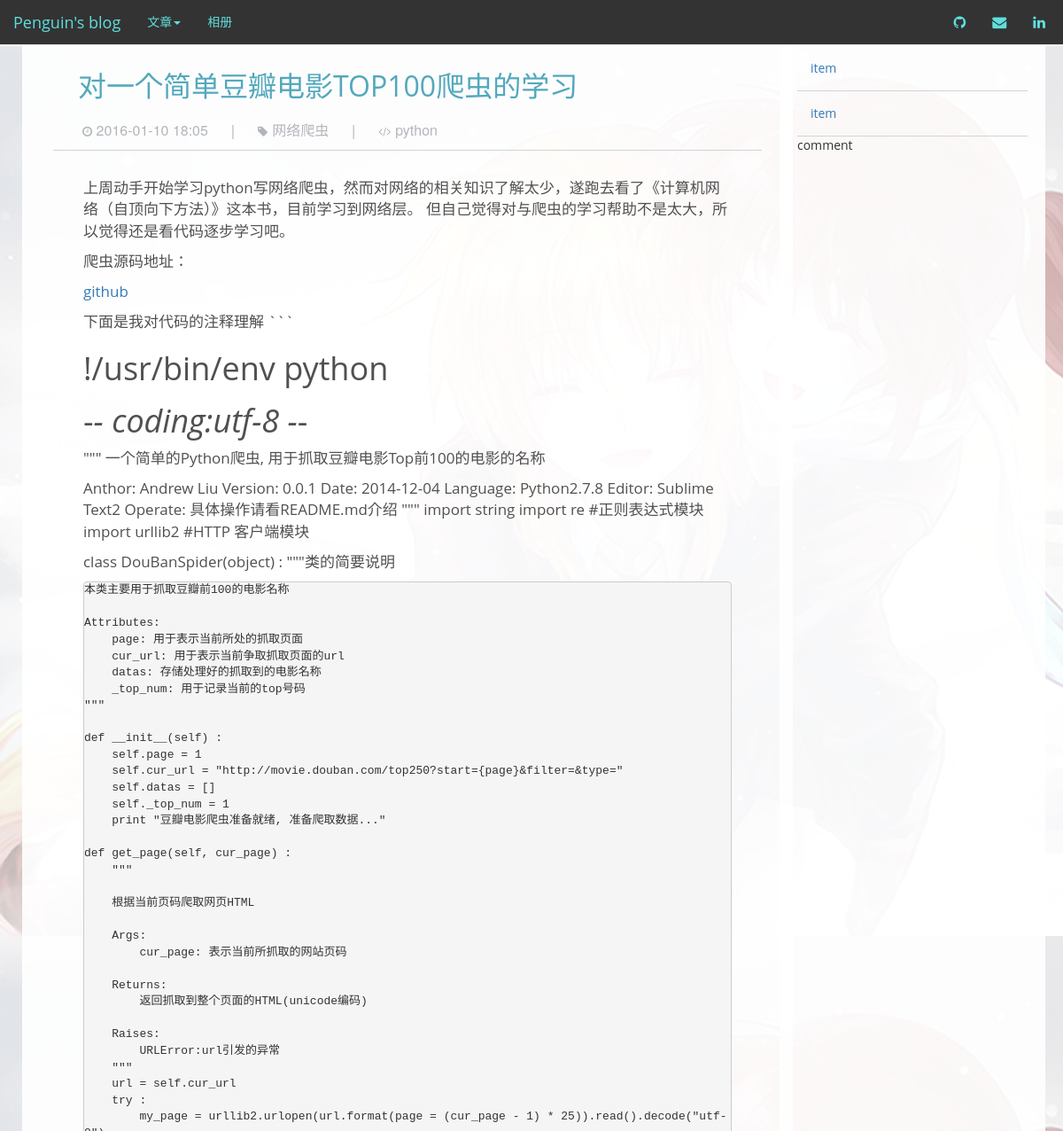
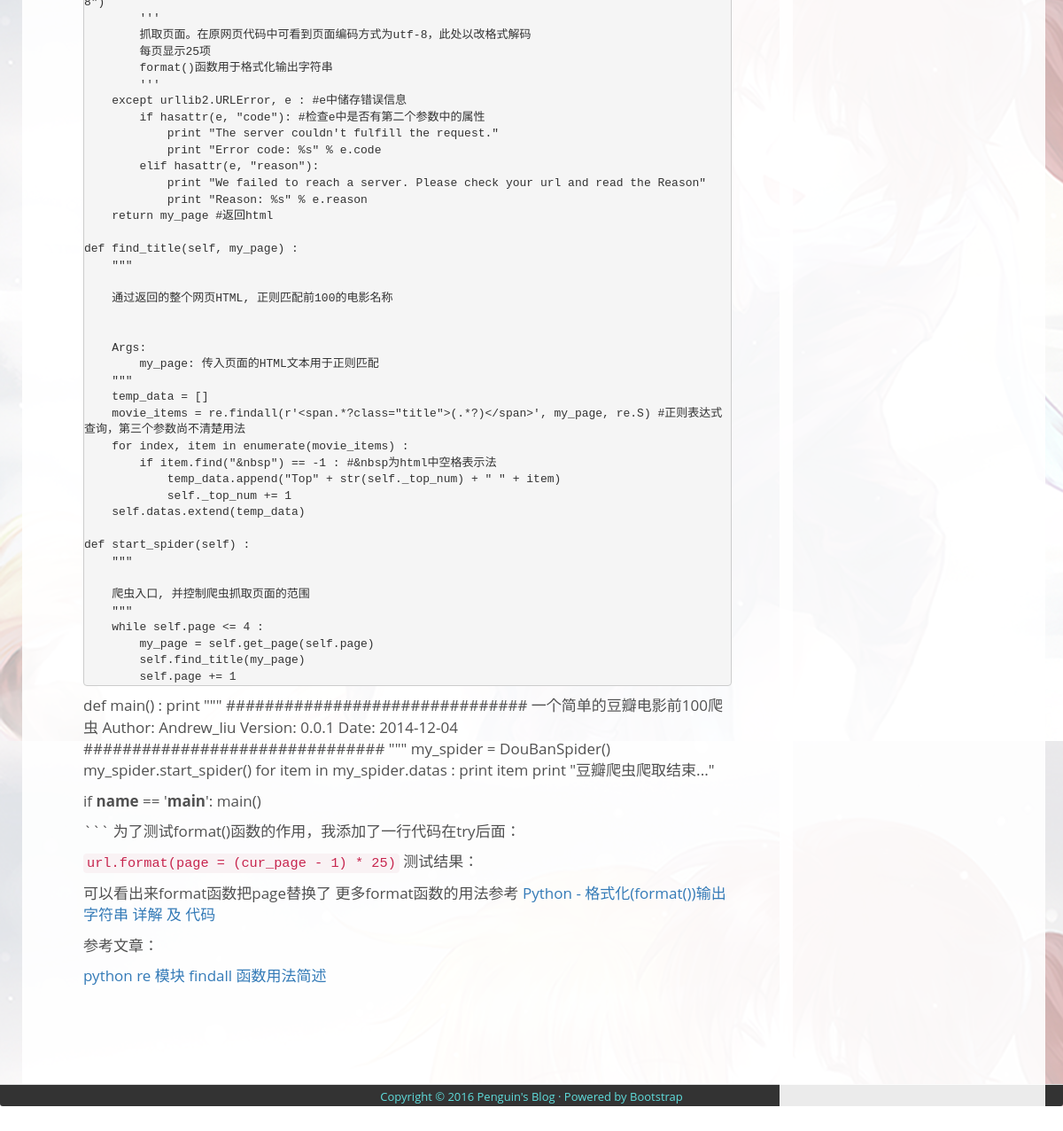
Page /post/7 on the committed database (2 pictures, top to bottom).
### app/models.py (models this page shows)
class Post(db.Model):
    id = db.Column(db.Integer, primary_key=True)
    title = db.Column(db.String)
    body = db.Column(db.String)
    timestamp = db.Column(db.String)
    tag = db.Column(db.String)
    info = db.Column(db.String)
    body_markdown = db.Column(db.String)
    counter = db.Column(db.Integer)
    lan_used = db.Column(db.String)

### app/views.py (the view)
@app.route('/post/<post_id>')
def post(post_id):
    post = db.session.query(Post).filter(Post.id == post_id).first()
    html_txt = markdown.markdown(post.body_markdown)
    post.body = html_txt
    db.session.add(post)
    db.session.commit()
    return render_template('post.html',
                           post = post)

### app/views.py (called while the page is built)
@app.before_request #register a function to run before every request
def before_request():
    g.user = current_user
    if g.user.is_authenticated:
        g.user.last_seen = datetime.utcnow()
        db.session.add(g.user)
        db.session.commit()

### app/templates/post.html
{% extends "base.html" %}
{% block content %}
<div>
    <div class="post">
        <div class="post-header">
            <div class="post-title">{{post.title}}</div>
            <div class="post-header-buttom">
                <div class="post-timestamp"> {{post.timestamp}}</div>
                <div class="post-header-buttom-divider">|</div>
                <div class="post-tag">{{post.tag}}</div>
                <div class="post-header-buttom-divider">|</div>
                <div class="post-lan">{{post.lan_used}}</div>
            </div>
        </div>
        <div class="post-body font-kai">
            {{post.body | safe}}
        </div>
    </div>
</div>
{% endblock %}

### app/static/custom.css (style rules this page uses)
body { z-index: 0; font-family: 'Open Sans','Helvetica Neue',Arial,'Hiragino Sans GB','Microsoft YaHei','WenQuanYi Micro Hei',sans-serif; }
.post { margin: 10px; padding: 10px; padding-bottom: 100px; }
.post-header, .post-body { padding-left: 2em; padding-right: 2em; }
.post-header { display: block; color: #333; margin: 0; line-height: 20px; border-bottom: solid 1px #cfd2d8; }
.post-title { display: block; font-size: xx-large; color: #52a8bc; font-weight: 500; }
.post-header-buttom { display: block; padding-left: 5px; padding-top: 10px; padding-bottom: 10px; min-height: 30px; }
.post-timestamp:before { font-family: FontAwesome; content: "\f017"; font-size: small; }
.post-tag:before { font-family: FontAwesome; content: "\f02b"; font-size: small; padding-right: 5px; }
.post-lan:before { font-family: FontAwesome; content: "\f121"; font-size: small; padding-right: 5px; }
.post-timestamp, .post-tag, .post-lan { display: inline-block; padding: 20px; padding-bottom: 0px; font-size: medium; font-family: "Helvetica Neue", Helvetica, Arial, sans-serif; color: #b2b5ba; }
.post-timestamp { padding-left: 0px; }
.post-header-buttom-divider { display: inline-block; font-size: medium; color: #b2b5ba; }
.post-body { padding-top: 30px; padding-left: 2em; padding-right: 2em; font-size: 17px; font-weight: 400; color: #505050; }
pre { padding: 0px; }

### rows in the picture
Post: title "对一个简单豆瓣电影TOP100爬虫的学习", timestamp "2016-01-10 18:05", tag "网络爬虫", lan_used "python", body "上周动手开始学习python写网络爬虫，然而对网络的相关知识了解太少，遂跑去看了《计算机网络（自顶向下方法）》这本书，目前学习到网络层。 但自己觉得对与爬虫的学习帮助不是太大，所以觉得还是看代码逐步学习吧。 爬虫源码地址： github 下面是我对代码的注释理解 ``` !/usr/bin/env python - - coding:utf-8 - - \"\"\" 一个简单的Python爬虫, 用于抓取豆瓣电影Top前100的电影的名称 Anthor: Andrew Liu Version: 0.0.1 Date: 2014-12-04 Language: Python2.7.8 Editor: Sublime Text2 Operate: 具体操作请看README.md介绍 \"\"\" import string import re #正则表达式模块 import urllib2 #HTTP 客户端模块 class DouBanSpider(object) : \"\"\"类的简要说明 本类主要用于抓取豆瓣前100的电影名称 Attributes: page: 用于表示当前所处的抓取页面 cur_url: 用于表示当前争取抓取页面的url datas: 存储处理好的抓取到的电影名称 _top_num: 用于记录当前的top号码 \"\"\" def __init__(self) : self.page = 1 self.cur_url = \"http://movie.douban.com/top250?start={page}&filter=&type=\" self.datas = []…"
